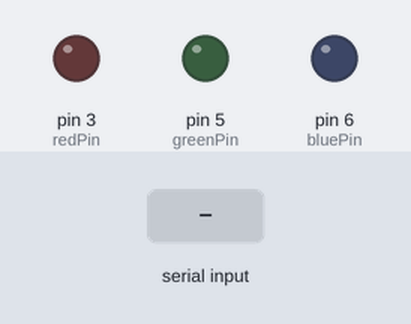
Simulated run of this sketch. Board: Arduino Uno, built with avr-gcc and run on an emulated ATmega328P. Shown: output pins drawn as LEDs (lit = HIGH). The test bench sets the inputs (shaded band).

Above: at 1.2 s.
1.3 s: "R" received over Serial
At 1.6 s:
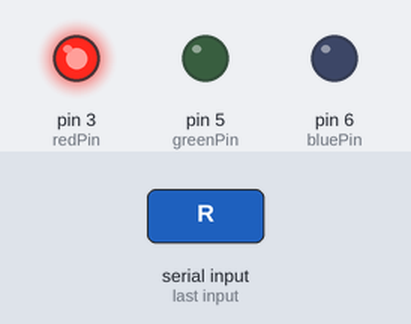
2.8 s: "G" received over Serial
At 4.0 s:
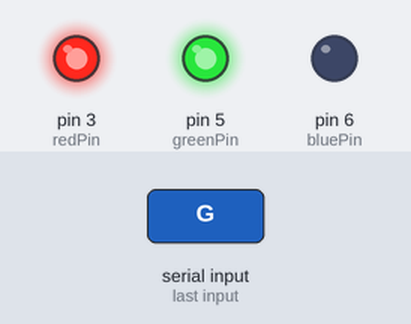
4.3 s: "r" received over Serial
At 5.1 s:
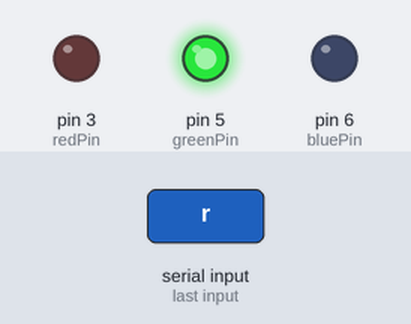
5.8 s: "B" received over Serial
At 6.3 s:
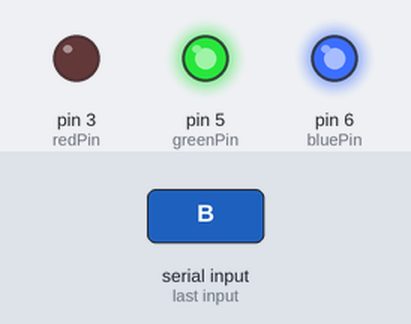
7.3 s: "g" received over Serial
At 8.5 s:
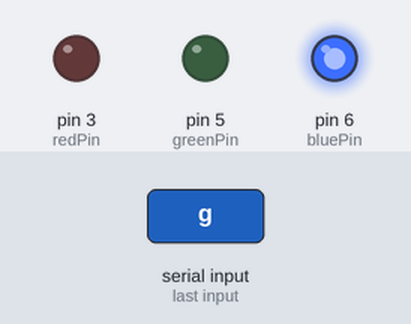
8.8 s: "W" received over Serial
At 9.8 s:
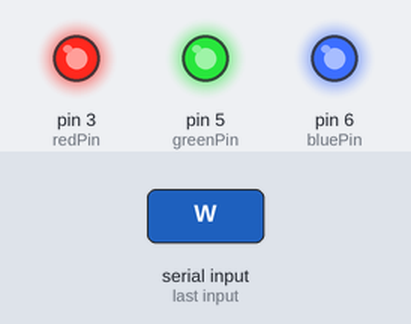
Timing chart, 0 to 11.3 s (numbered marks = the images above; inputs shaded):
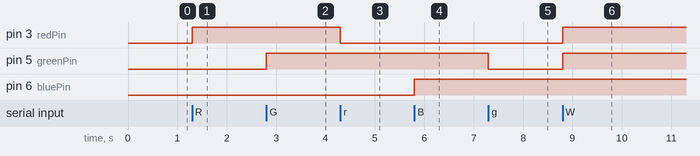

The sketch:

SerialLEDDimmer.ino
```cpp
// (licence header left out)
 #define OFF LOW
 #define ON HIGH

const int redPin   = 3; // the pin that the LED is attached to
const int greenPin = 5; // the pin that the LED is attached to
const int bluePin  = 6; // the pin that the LED is attached to

byte incomingByte;

void setup() {
  // initialize serial communication:
  Serial.begin(115200);
  // initialize the LED pin as an output:
  pinMode(redPin, OUTPUT);
  pinMode(greenPin, OUTPUT);
  pinMode(bluePin, OUTPUT);
}

void loop() {
  // see if there's incoming serial data:
  if (Serial.available() > 0) {
    // read the oldest byte in the serial buffer:
    incomingByte = Serial.read();
    // if it's a capital H (ASCII 72), turn on the LED:

    switch (incomingByte) {
    case 'r':
      digitalWrite(redPin, OFF);
      break;
    case 'R':
      digitalWrite(redPin, ON);
      break;

    case 'g':
      digitalWrite(greenPin, OFF);
      break;
    case 'G':
      digitalWrite(greenPin, ON);
      break;

    case 'b':
      digitalWrite(bluePin, OFF);
      break;
    case 'B':
      digitalWrite(bluePin, ON);
      break;

    case 'W':
      digitalWrite(redPin, ON);
      digitalWrite(greenPin, ON);
      digitalWrite(bluePin, ON);
      break;
    default:
      digitalWrite(redPin, OFF);
      digitalWrite(greenPin, OFF);
      digitalWrite(bluePin, OFF);
    }
  }
}

//byte*
```

Measured:
- after the input at 1.3 s, pin 3 (redPin): LOW → HIGH at once
- after the input at 2.8 s, pin 5 (greenPin): LOW → HIGH at once
- after the input at 4.3 s, pin 3 (redPin): HIGH → LOW at once
- after the input at 5.8 s, pin 6 (bluePin): LOW → HIGH at once
- after the input at 7.3 s, pin 5 (greenPin): HIGH → LOW at once
- after the input at 8.8 s, pin 3 (redPin), pin 5 (greenPin): LOW → HIGH at once
